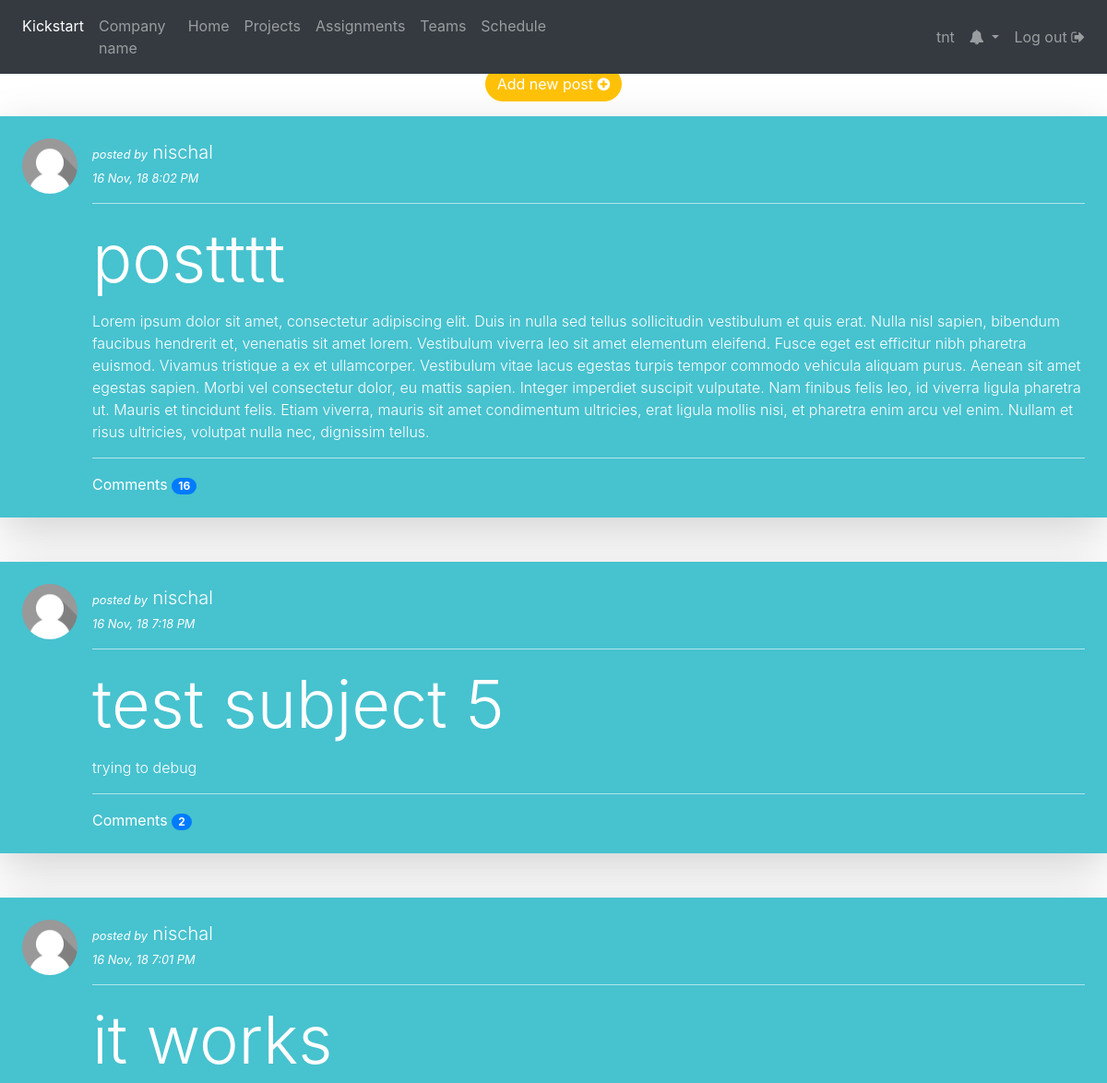
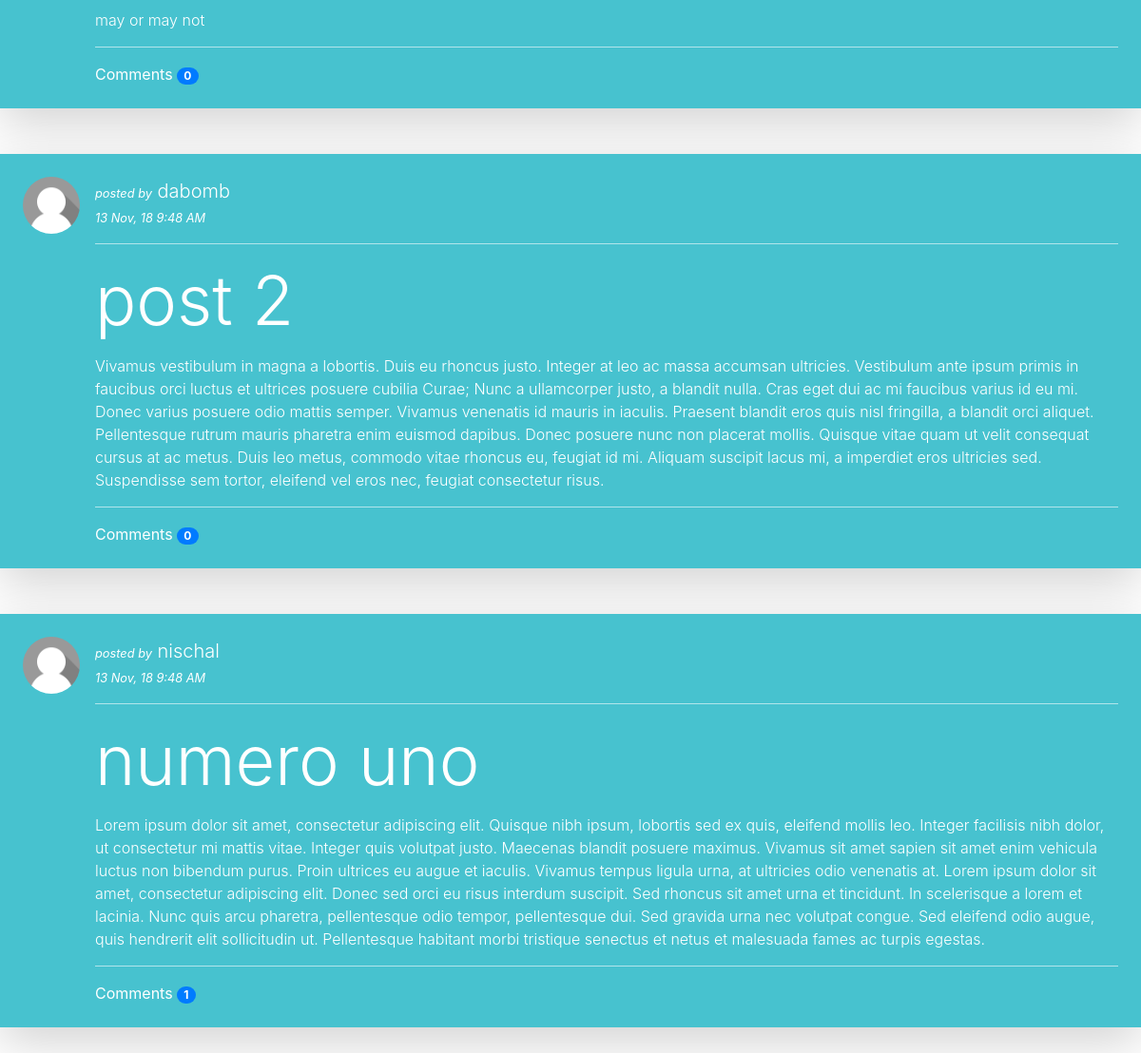
Screenshot of /blog/ (signed in) with the database file from the repository (2 pictures, top to bottom).
### blog/models.py (models this page shows, shortened)
class post(models.Model):
    title = models.CharField(max_length=200)
    content = models.TextField()
    timestamp = models.DateTimeField(auto_now_add=True)
    author = models.ForeignKey(User, on_delete=models.SET_NULL, null=True)

### blog/views.py (the view)
# urls.py: path('', views.index, name='index'),
def index(request):
    pindex = post.objects.order_by('-timestamp')
    posts_dict_index = {'posts': pindex}
    return render(request, 'blog/index.html', posts_dict_index)

### templates/blog/index.html
{% extends 'blog/base.html' %}
{% load staticfiles %}
{% block body %}
    <br><br><br>
    <p class="text-center">
        <a href="{% url 'newpost' %}" class="btn btn-warning" role="button" style="border-radius: 20px;color: white;">Add
            new post <span class="fa fa-plus-circle"></span></a>
    </p>
    {% if posts %}
        {% for post in posts %}
            <div class="shadow-lg p-4 mb-4" style="background-color: #47c2cf;color: white">
                <div class="media">
                    <img src="{% static 'images/default.png' %}" class="align-self-start mr-3 rounded-circle"
                         style="width:60px">
                    <div class="media-body">
                        <p><span class="font-italic"><small> posted by</small></span><span
                                class="lead"> {{ post.author }} </span><br><span class="font-italic"><small>{{ post.timestamp|date:"d M, y  g:i A" }}</small></span>
                        </p>
                        <hr style="border-color: #ffffff94">
                        <h1 class="display-3"><a href="{% url 'details' pk=post.pk %}">{{ post.title }}</a></h1>
                        <p class="font-weight-light" style="padding-top: 5px;">{{ post.content }}</p>
                        <hr style="border-color: #ffffff94">
                        <a href="{% url 'details' pk=post.pk %}">Comments <span class="badge badge-pill badge-primary">{{ post.comment_set.count }}</span></a>
                    </div>
                </div>
            </div>
            <br>
        {% endfor %}
    {% endif %}
{% endblock %}

### templates/blog/base.html (shortened to what this page needs)
<!DOCTYPE html>
{% load staticfiles %}
<html lang="en">
<head>
    <link rel="stylesheet" href="https://maxcdn.bootstrapcdn.com/bootstrap/4.1.3/css/bootstrap.min.css">
    <link rel="stylesheet" href="https://cdnjs.cloudflare.com/ajax/libs/font-awesome/4.7.0/css/font-awesome.min.css">
</head>
<body>
<nav class="navbar navbar-expand-md navbar-dark bg-dark fixed-top">
    <div class="navbar-collapse collapse w-100 order-1 order-md-0 dual-collapse2">
        <ul class="navbar-nav mr-auto">
            <div class="navbar-header">
                <li class="nav-item active">
                    <a class="nav-link" href="#">Kickstart</a>
                </li>
            </div>
            <li class="nav-item">
                <a class="nav-link">Company name</a>
            </li>
            <li class="nav-item">
                <a class="nav-link" href="#">Home</a>
            </li>
            <li class="nav-item">
                <a class="nav-link" href="#">Projects</a>
            </li>
            <li class="nav-item">
                <a class="nav-link" href="#">Assignments</a>
            </li>
            <li class="nav-item">
                <a class="nav-link" href="#">Teams</a>
            </li>
            <li class="nav-item">
                <a class="nav-link" href="#">Schedule</a>
            </li>
        </ul>
    </div>
    <div class="navbar-collapse collapse w-100 order-3 dual-collapse2">
        <ul class="navbar-nav ml-auto">
            <li class="nav-item">
                <a class="nav-link" href="#">{{ user.username }}</a>
            </li>
            <li class="nav-item dropdown">
                <a class="nav-link dropdown-toggle" href="#" id="navbardrop" data-toggle="dropdown">
                    <span class="fa fa-bell"></span>
                </a>
            </li>
            <li class="nav-item">
                <a class="nav-link" href="#">Log out <span class="fa fa-sign-out"
                                                           style="font-size: 16px;"></span></a>
            </li>
        </ul>
    </div>
</nav>
{% block body %}
{% endblock body %}
</body>
</html>

### templates/blog/base.html (style rules this page uses)
a, a:hover { color: white; text-decoration: none; }

### rows the page displays
post: author "nischal", timestamp "16 Nov, 18 8:02 PM", title "postttt", content "Lorem ipsum dolor sit amet, consectetur adipiscing elit. Duis in nulla sed tellus sollicitudin vestibulum et quis erat. Nulla nisl sapien, bibendum faucibus hendrerit et, venenatis sit amet lorem. Vestibulum viverra leo sit amet elementum eleifend. Fusce eget est efficitur nibh pharetra euismod. Vivamus tristique a ex et ullamcorper. Vestibulum vitae lacus egestas turpis tempor commodo vehicula aliquam purus. Aenean sit amet egestas sapien. Morbi vel consectetur dolor, eu mattis sapien. Integer imperdiet suscipit vulputate. Nam finibus felis leo, id viverra ligula pharetra ut. Mauris et tincidunt felis. Etiam viverra, mauris sit amet condimentum ultricies, erat ligula mollis nisi, et…", comment_set.count "16"
post: author "nischal", timestamp "16 Nov, 18 7:18 PM", title "test subject 5", content "trying to debug", comment_set.count "2"
post: author "nischal", timestamp "16 Nov, 18 7:01 PM", title "it works", content "may or may not", comment_set.count "0"
post: author "dabomb", timestamp "13 Nov, 18 9:48 AM", title "post 2", content "Vivamus vestibulum in magna a lobortis. Duis eu rhoncus justo. Integer at leo ac massa accumsan ultricies. Vestibulum ante ipsum primis in faucibus orci luctus et ultrices posuere cubilia Curae; Nunc a ullamcorper justo, a blandit nulla. Cras eget dui ac mi faucibus varius id eu mi. Donec varius posuere odio mattis semper. Vivamus venenatis id mauris in iaculis. Praesent blandit eros quis nisl fringilla, a blandit orci aliquet. Pellentesque rutrum mauris pharetra enim euismod dapibus. Donec posuere nunc non placerat mollis. Quisque vitae quam ut velit consequat cursus at ac metus. Duis leo metus, commodo vitae rhoncus eu, feugiat id mi. Aliquam suscipit lacus mi, a imperdiet eros ultricies…", comment_set.count "0"
post: author "nischal", timestamp "13 Nov, 18 9:48 AM", title "numero uno", content "Lorem ipsum dolor sit amet, consectetur adipiscing elit. Quisque nibh ipsum, lobortis sed ex quis, eleifend mollis leo. Integer facilisis nibh dolor, ut consectetur mi mattis vitae. Integer quis volutpat justo. Maecenas blandit posuere maximus. Vivamus sit amet sapien sit amet enim vehicula luctus non bibendum purus. Proin ultrices eu augue et iaculis. Vivamus tempus ligula urna, at ultricies odio venenatis at. Lorem ipsum dolor sit amet, consectetur adipiscing elit. Donec sed orci eu risus interdum suscipit. Sed rhoncus sit amet urna et tincidunt. In scelerisque a lorem et lacinia. Nunc quis arcu pharetra, pellentesque odio tempor, pellentesque dui. Sed gravida urna nec volutpat congue.…", comment_set.count "1"

### other values shown
{{ user.username }} "tnt"
